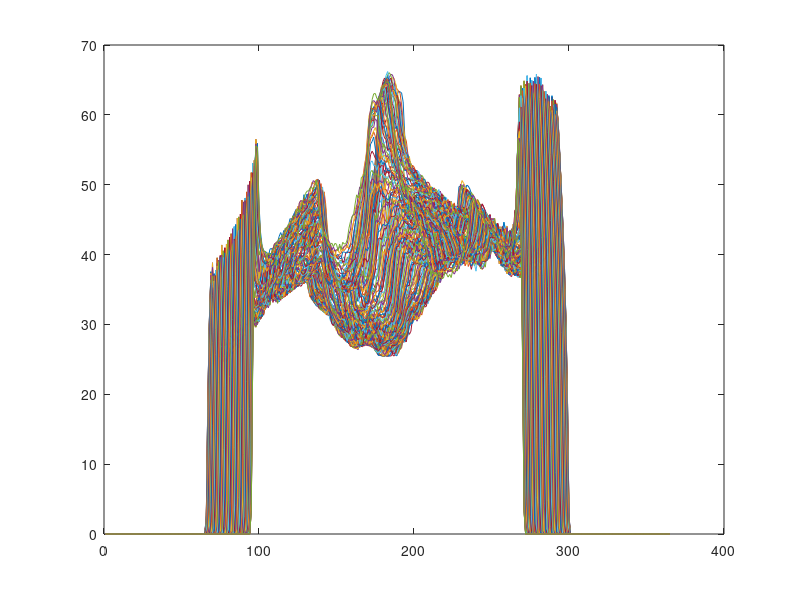

Here is the MATLAB script that generated this plot: (Note: this script raises an error after producing the figure.)
clc; clear all; close all;

I = phantom(255);

R = radon(I,0:179);

plot(R);

tic
J = iRadon(R,0:179,'linear');
toc
M = size(I,1);
N = size(J,1);
J = J(N-M:N-1,N-M:N-1);

imshow(J,[])

MSE = sum(sum((I-J).^2))/M^2
PSNR = 10*log10(1/MSE)